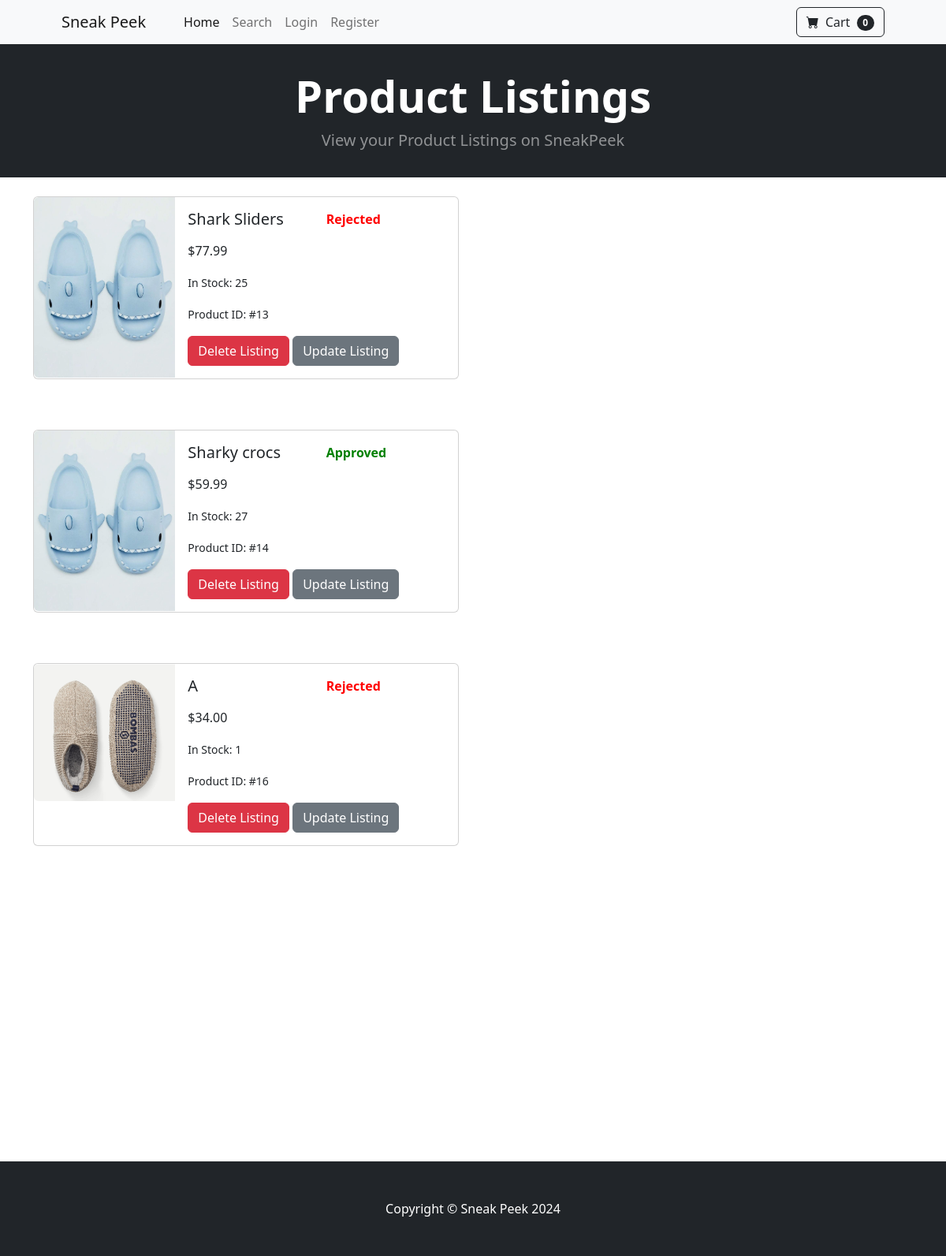
The app's page /listings/11, older data.
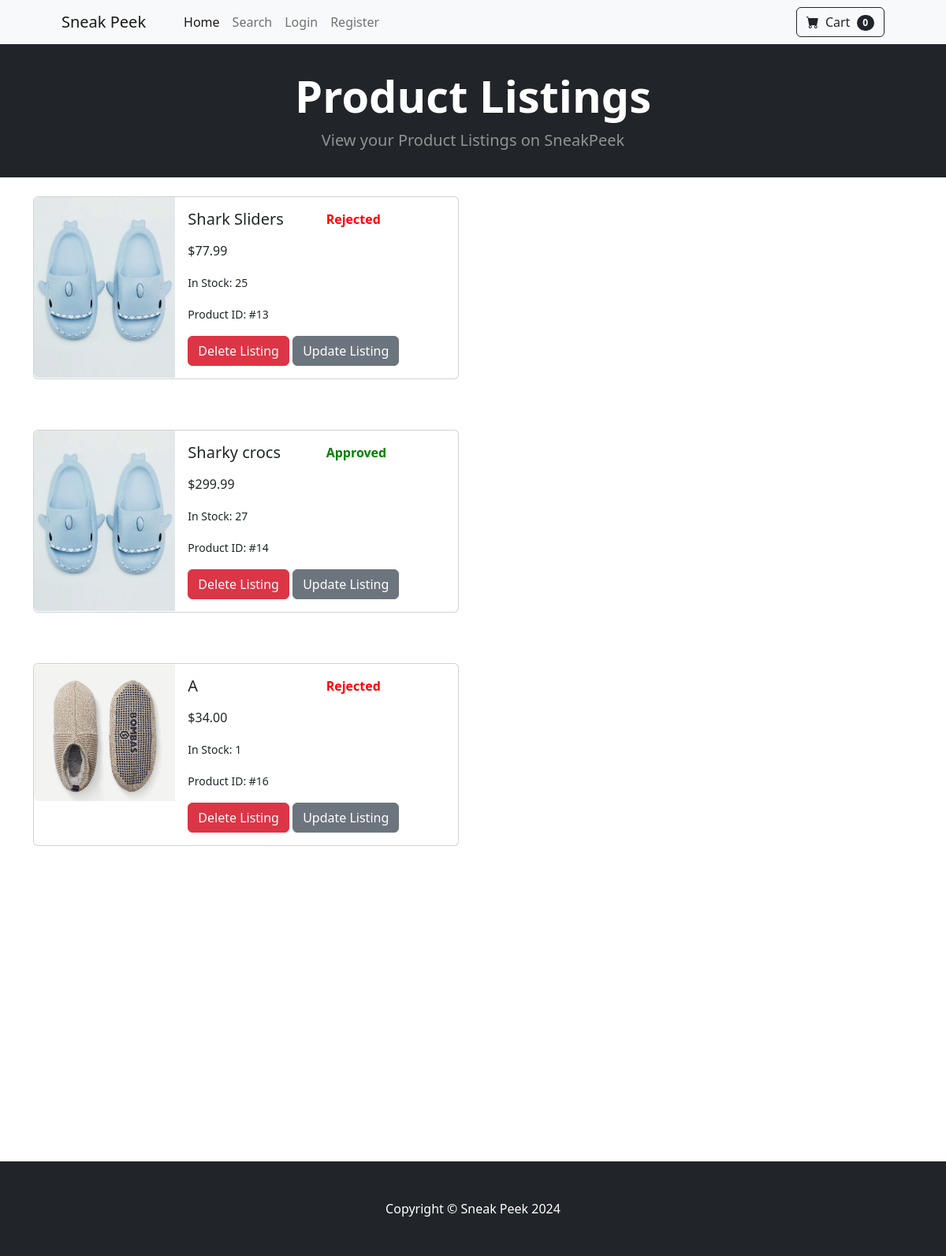
The same page, newer data.
### sneakpeek/models.py (models this page shows, shortened)
class Product(models.Model):
    name = models.CharField(max_length=100)
    price = models.DecimalField(default=0, decimal_places=2, max_digits=6)
    quantity = models.IntegerField(default=1)
    category = models.ForeignKey(Category, on_delete=models.CASCADE, default=1)
    seller = models.ForeignKey(User, on_delete=models.CASCADE, default=1)
    brand = models.CharField(max_length=100, null=True)
    description = models.CharField(max_length=250, default='', blank=True, null=True)
    image = models.ImageField(upload_to='uploads/product/')
    approved = models.BooleanField(null=True)

### sneakpeek/views.py (the view)
# urls.py: path('listings/<int:pk>', views.product_list, name='viewlistings'),
def product_list(request,pk):
    current_user = User.objects.get(id=pk)
    user_products = Product.objects.filter(seller=current_user)
    return render(request, "product_list.html", {'user_products': user_products})

### cart/cart.py (called while the page is built)
    def __len__(self):
        return len(self.cart)

### cart/context_processors.py (called while the page is built)
def cart(request):
    return {'cart': Cart(request)}

### sneakpeek/templates/product_list.html (shortened to what this page needs)
{% extends 'base.html' %}
{% block content %}
<header class="bg-dark py-3">
  <div class="container px-4 px-lg-5 my-3">
      <div class="text-center text-white">
          <h1 class="display-4 fw-bolder">Product Listings</h1>
          <p class="lead fw-normal text-white-50 mb-0">View your Product Listings on SneakPeek</p>
      </div>
  </div>
</header>
<br/>
<div class="container">
    {% for product in user_products %}
    <div class="card mb-3" style="max-width: 540px;">
        <div class="row g-0">
          <div class="col-md-4">
            <img src="{{ product.image.url }}" class="img-fluid rounded-start" alt="...">
          </div>
          <div class="col-md-8">
            <div class="card-body">
              <div class="row">
                <div class="col">
                    <h5 class="card-title">{{ product.name }}</h5>
                </div>
                <div class="col text-right">
                  {% if product.approved == True %}
                    <p style="color: green; font-weight: bold;">Approved </p>
                  {% elif product.approved == False %}
                    <p style="color: red; font-weight: bold;">Rejected </p>
                  {% else %}
                    <p style="color: blue; font-weight: bold;">Pending </p>
                  {% endif %}
                </div>
            </div>
              <p class="card-text">${{ product.price }}</p>
              <p class="card-text"><small class="text-body-secondary">In Stock: {{ product.quantity }}</small></p>
              <p class="card-text"><small class="text-body-secondary">Product ID: #{{ product.id }}</small></p>
              {% if not user.is_staff %}
                <button type="button" data-index="{{product.id}}" class="btn btn-danger delete-product">Delete Listing</button>
                <a class="btn btn-secondary " href="{% url 'update_product' product.id %}">Update Listing</a>
              {% endif %}
            </div>
          </div>
        </div>
      </div>
      {% endfor %}
    </div>
{% endblock %}

### sneakpeek/templates/base.html (shortened to what this page needs)
{% load static %}
<!DOCTYPE html>
<html lang="en">
    <head>
        <link href="https://cdn.jsdelivr.net/npm/bootstrap-icons@1.5.0/font/bootstrap-icons.css" rel="stylesheet" />
        <link href="{% static 'css/styles.css' %}" rel="stylesheet" />
    </head>
    <body>
        {% include 'navbar.html' %}
        {% block content %}
        {% endblock %}
        <footer class="py-5 bg-dark">
            <div class="container"><p class="m-0 text-center text-white">Copyright &copy; Sneak Peek 2024</p></div>
        </footer>
    </body>
</html>

### sneakpeek/templates/navbar.html (shortened to what this page needs)
<nav class="navbar navbar-expand-lg navbar-light bg-light">
    <div class="container px-4 px-lg-5">
        <a class="navbar-brand" href="{% url 'home' %}">Sneak Peek</a>
        <div class="collapse navbar-collapse" id="navbarSupportedContent">
            <ul class="navbar-nav me-auto mb-2 mb-lg-0 ms-lg-4">
                <li class="nav-item"><a class="nav-link active" aria-current="page" href="{% url 'home' %}">Home</a></li>
                <li class="nav-item"><a class="nav-link" href="{% url 'search' %}">Search</a></li>
                {% if user.is_authenticated %}
                    <li class="nav-item dropdown">
                        <a class="nav-link dropdown-toggle" href="#" role="button" data-bs-toggle="dropdown" aria-expanded="false">
                          Account
                        </a>
                        <ul class="dropdown-menu">
                            <li><a class="dropdown-item" href="{% url 'update_user' %}">Profile</a></li>
                            <li><a class="dropdown-item" href="{% url 'update_info' %}">User Info</a></li>
                            {% if user.is_staff %}
                                <li><a class="dropdown-item" href="{% url 'account_approval' %}">Account Approvals</a></li>
                                <li><a class="dropdown-item" href="{% url 'product_approval' %}">Product Approvals</a></li>
                                <li><a class="dropdown-item" href="{% url 'user_profiles' %}">User Profiles</a></li>
                            {% else %}
                                <li><a class="dropdown-item" href="{% url 'orderhistory' user.id %}">Order History</a></li>
                                {% if user.userprofile.account_type == 'Seller' %}
                                <li><hr class="dropdown-divider" /></li>
                                <li><a class="dropdown-item" href="{% url 'add_product' %}">Add Product</a></li>
                                <li><a class="dropdown-item" href="{% url 'viewlistings' user.id %}">View Listings</a></li>
                                <li><a class="dropdown-item" href="{% url 'earning' %}">View Earning</a></li>
                                {% endif %}
                            {% endif %}
                            <li><hr class="dropdown-divider"></li>
                            <li><a class="dropdown-item" href="{% url 'logout' %}">Logout</a></li>
                        </ul>
                    </li>
                {% else  %}
                    <li class="nav-item"><a class="nav-link" href="{% url 'login' %}">Login</a></li>
                    <li class="nav-item"><a class="nav-link" href="{% url 'register' %}">Register</a></li>
                {% endif %}
            </ul>
            <form class="d-flex">
                <a href="{% url 'cart_summary' %}" class="btn btn-outline-dark">
                    <i class="bi-cart-fill me-1"></i>
                    Cart
                    <span class="badge bg-dark text-white ms-1 rounded-pill"
                    id="cart_quantity">{{ cart|length }}
                    </span>
                </a>
            </form>
        </div>
    </div>
</nav>

Row changes from the older to the newer data that the page shows:
changed Product "Sharky crocs": price "59.99" → "299.99"
